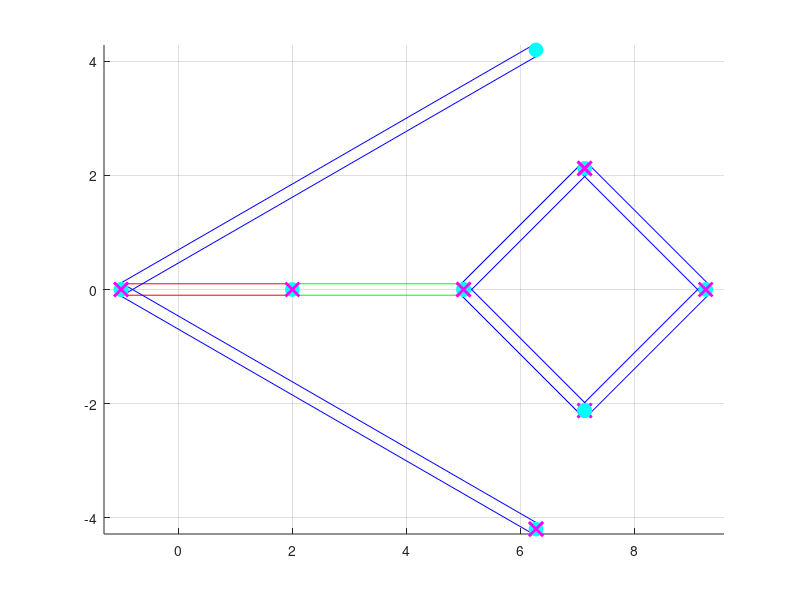

Source code (MATLAB): (Note: this script raises an error after producing the figure.)
function linkages(scene)
if nargin < 1
    scene = 4;
end

% Set up the scene here.
% Note that links don't have to be placed exactly. The first call to
% solveLinkage() will automatically snap the links so that all the
% constraints are satisfied.
linkages = [];
pins = [];
particles = [];
switch scene
    case 0
        % Crank-rocker with a fixed range
        % Bottom link
        links(1).angle = 0; % rotation from the positive x-axis
        links(1).pos = [-1;0]; % position of the center of rotation
        links(1).verts = [0,-0.1;2,-0.1;2,0.1;0,0.1]'; % display vertices
        % Left link
        links(2).angle = pi/2;
        links(2).pos = [-1;0];
        links(2).verts = [0,-0.1;1,-0.1;1,0.1;0,0.1]';
        % Right link
        links(3).angle = pi/2;
        links(3).pos = [1;0];
        links(3).verts = [0,-0.1;2,-0.1;2,0.1;0,0.1]';
        % Top link
        links(4).angle = 0;
        links(4).pos = [-1;1];
        links(4).verts = [0,-0.1;3,-0.1;3,0.1;0,0.1]';
        
        % Which link is grounded? - 1
        grounded = 1;
        % Which link is the driver? - 2
        % Note: the driver must be attached (with a pin) to the ground.
        driver = 2;
        
        % Bottom-left
        pins(1).links = [1,2]; % link between link 1 and 2
        pins(1).pts = [0,0;0,0]'; % transposed! link 1 (0, 0) connects with link 2 (0, 0)
        % Bottom-right
        pins(2).links = [1,3];
        pins(2).pts = [2,0;0,0]';
        % Left-top
        pins(3).links = [2,4];
        pins(3).pts = [1,0;0,0]';
        % Right-top
        pins(4).links = [3,4];
        pins(4).pts = [1+rand(1),0;2,0]'; % pin location on link3 is randomized
        
        % List of tracer particles for display. Used to draw the track of
        % the links
        particles(1).link = 4; % which link?
        particles(1).pt = [0.5;0.1]; % tracer particle point in local coords
        particles(1).ptsWorld = zeros(2,0); % transformed points, initially empty
        
        particles(2).link = 4;
        particles(2).pt = [2.5;-0.1];
        particles(2).ptsWorld = zeros(2,0);
        
        isCounterClockwise = 1;
        
        % Angle range 
        angStart = -pi/2;
        angEnd = pi/2;
        % driver angular velocity
        angVel = 2*pi;
    case 1
        % Drag-link mech
        % Bottom link
        links(1).angle = 0; % rotation from the positive x-axis
        links(1).pos = [-1;0]; % position of the center of rotation
        links(1).verts = [0,-0.1;0.4,-0.1;0.4,0.1;0,0.1]'; % display vertices
        % Left link
        links(2).angle = pi;
        links(2).pos = [-1;0];
        links(2).verts = [0,-0.1;1,-0.1;1,0.1;0,0.1]';
        % Right link
        links(3).angle = pi/2;
        links(3).pos = [1;0];
        links(3).verts = [0,-0.1;1.2,-0.1;1.2,0.1;0,0.1]';
        % Top link
        links(4).angle = 0;
        links(4).pos = [-1;1];
        links(4).verts = [0,-0.1;1.4,-0.1;1.4,0.1;0,0.1]';
        
        % Which link is grounded? - 1
        grounded = 1;
        % Which link is the driver? - 2
        % Note: the driver must be attached (with a pin) to the ground.
        driver = 2;
        
        % Bottom-left
        pins(1).links = [1,2]; % link between link 1 and 2
        pins(1).pts = [0,0;0,0]'; % transposed! link 1 (0, 0) connects with link 2 (0, 0)
        % Bottom-right
        pins(2).links = [1,3];
        pins(2).pts = [0.4,0;0,0]';
        % Left-top
        pins(3).links = [2,4];
        pins(3).pts = [1,0;0,0]';
        % Right-top
        pins(4).links = [3,4];
        pins(4).pts = [1.2,0;1.4,0]'; 
        
        % List of tracer particles for display. Used to draw the track of
        % the links
        particles(1).link = 4; % which link?
        particles(1).pt = [1.4;0.1]; % tracer particle point in local coords
        particles(1).ptsWorld = zeros(2,0); % transformed points, initially empty
        
        particles(2).link = 4;
        particles(2).pt = [0;0.1];
        particles(2).ptsWorld = zeros(2,0);
        
        isCounterClockwise = 1;
        
        % Angle range 
        angStart = intmin;
        angEnd = intmax;
        % driver angular velocity
        angVel = 2*pi;
    case 2
        % Double-rocker
        % Bottom link
        links(1).angle = 0; % rotation from the positive x-axis
        links(1).pos = [-1;0]; % position of the center of rotation
        links(1).verts = [0,-0.1;1,-0.1;1,0.1;0,0.1]'; % display vertices
        % Left link
        links(2).angle = pi/4;
        links(2).pos = [-1;0];
        links(2).verts = [0,-0.1;3,-0.1;3,0.1;0,0.1]';
        % Right link
        links(3).angle = pi/3;
        links(3).pos = [1;0];
        links(3).verts = [0,-0.1;2.5,-0.1;2.5,0.1;0,0.1]';
        % Top link
        links(4).angle = 0;
        links(4).pos = [-1;1];
        links(4).verts = [0,-0.1;1,-0.1;1,0.1;0,0.1]';
        
        % Which link is grounded? - 1
        grounded = 1;
        % Which link is the driver? - 2
        % Note: the driver must be attached (with a pin) to the ground.
        driver = 2;
        
        % Bottom-left
        pins(1).links = [1,2]; % link between link 1 and 2
        pins(1).pts = [0,0;0,0]'; % transposed! link 1 (0, 0) connects with link 2 (0, 0)
        % Bottom-right
        pins(2).links = [1,3];
        pins(2).pts = [1,0;0,0]';
        % Left-top
        pins(3).links = [2,4];
        pins(3).pts = [3,0;0,0]';
        % Right-top
        pins(4).links = [3,4];
        pins(4).pts = [2.5,0;1,0]'; 
        
        % List of tracer particles for display. Used to draw the track of
        % the links
        particles(1).link = 3; % which link?
        particles(1).pt = [2.5;0.1]; % tracer particle point in local coords
        particles(1).ptsWorld = zeros(2,0); % transformed points, initially empty
        
        particles(2).link = 2;
        particles(2).pt = [3;0.1];
        particles(2).ptsWorld = zeros(2,0);
        
        isCounterClockwise = 1;
        
        % Angle range 
        angStart = pi/4;
        angEnd = pi/2;
        % driver angular velocity
        angVel = 2*pi;
    case 3
        % Hoekens
        % Bottom link
        links(1).angle = 0; % rotation from the positive x-axis
        links(1).pos = [-1;0]; % position of the center of rotation
        links(1).verts = [0,-0.1;2,-0.1;2,0.1;0,0.1]'; % display vertices
        % Left link
        links(2).angle = pi/2;
        links(2).pos = [-1;0];
        links(2).verts = [0,-0.1;1,-0.1;1,0.1;0,0.1]';
        % Right link
        links(3).angle = pi/3;
        links(3).pos = [1;0];
        links(3).verts = [0,-0.1;2.5,-0.1;2.5,0.1;0,0.1]';
        % Top link
        links(4).angle = 0;
        links(4).pos = [-1;1];
        links(4).verts = [0,-0.1;5,-0.1;5,0.1;0,0.1]';
        
        % Which link is grounded? - 1
        grounded = 1;
        % Which link is the driver? - 2
        % Note: the driver must be attached (with a pin) to the ground.
        driver = 2;
        
        % Bottom-left
        pins(1).links = [1,2]; % link between link 1 and 2
        pins(1).pts = [0,0;0,0]'; % transposed! link 1 (0, 0) connects with link 2 (0, 0)
        % Bottom-right
        pins(2).links = [1,3];
        pins(2).pts = [2,0;0,0]';
        % Left-top
        pins(3).links = [2,4];
        pins(3).pts = [1,0;0,0]';
        % Right-top
        pins(4).links = [3,4];
        pins(4).pts = [2.5,0;2.5,0]'; 
        
        % List of tracer particles for display. Used to draw the track of
        % the links
        particles(1).link = 2; % which link?
        particles(1).pt = [1;0.1]; % tracer particle point in local coords
        particles(1).ptsWorld = zeros(2,0); % transformed points, initially empty
        
        particles(2).link = 4;
        particles(2).pt = [5;0];
        particles(2).ptsWorld = zeros(2,0);
        
        isCounterClockwise = 1;
        
        % Angle range 
        angStart = intmin;
        angEnd = intmax;
        % driver angular velocity
        angVel = 2*pi;
    case 4
        % Peaucellier-Lipkin
        % Bottom ground link
        links(1).angle = 0; % rotation from the positive x-axis
        links(1).pos = [-1;0]; % position of the center of rotation
        links(1).verts = [0,-0.1;3,-0.1;3,0.1;0,0.1]'; % display vertices
        % drive link
        links(2).angle = 0;
        links(2).pos = [2;0];
        links(2).verts = [0,-0.1;3,-0.1;3,0.1;0,0.1]';
        

        % Lower left link
        links(3).angle = -pi/4;
        links(3).pos = [5;0];
        links(3).verts = [0,-0.1;3,-0.1;3,0.1;0,0.1]';
        % Lower right link
        links(4).angle = pi/4;
        links(4).pos = [5+3/sqrt(2);-3/sqrt(2)];
        links(4).verts = [0,-0.1;3,-0.1;3,0.1;0,0.1]';
        % Upper left link
        links(5).angle = pi/4;
        links(5).pos = [5;0];
        links(5).verts = [0,-0.1;3,-0.1;3,0.1;0,0.1]';
        % Upper right link
        links(6).angle = 7/4*pi;
        links(6).pos = [5+3/sqrt(2);3/sqrt(2)];
        links(6).verts = [0,-0.1;3,-0.1;3,0.1;0,0.1]';
       
        % Upper Support link
        links(7).angle = pi/6;
        links(7).pos = [-1;0];
        sup_length = sqrt((3+3+3/sqrt(2))^2 + (3/sqrt(2))^2);
        links(7).verts = [0,-0.1;sup_length,-0.1;sup_length,0.1;0,0.1]';
        % Lower Support link
         links(8).angle = -pi/6
         links(8).pos = [-1;0];
         links(8).verts = [0,-0.1;sup_length,-0.1;sup_length,0.1;0,0.1]';
        
        
        % Which link is grounded? - 1
        grounded = 1;
        % Which link is the driver? - 2
        % Note: the driver must be attached (with a pin) to the ground.
        driver = 2;
        
        % 1-2
        pins(1).links = [1,2]; % link between link 1 and 2
        pins(1).pts = [3,0;0,0]'; % transposed! link 1 (0, 0) connects with link 2 (0, 0)
        % 1-7
        pins(2).links = [1,7];
        pins(2).pts = [0,0;0,0]';
        % 1-8
        pins(3).links = [1,8];
        pins(3).pts = [0,0;0,0]';
         % 2-3
        pins(4).links = [2,3];
        pins(4).pts = [3,0;0,0]';
         % 2-5
        pins(5).links = [2,5];
        pins(5).pts = [3,0;0,0]';
         % 3-4
        pins(6).links = [3,4];
        pins(6).pts = [3,0;0,0]';
         % 3-8
        pins(7).links = [3,8];
        pins(7).pts = [3,0;sup_length,0]';
         % 5-6
        pins(8).links = [5,6];
        pins(8).pts = [3,0;0,0]';
         % 6-4
        pins(9).links = [6,4];
        pins(9).pts = [3,0;3,0]';
         % 7-5
        pins(10).links = [7,5];
        pins(10).pts = [sup_length,0;3,0]';
         % 8-3
        pins(11).links = [8,3];
        pins(11).pts = [sup_length,0;3,0]';
         % 4-8
        pins(12).links = [4,8];
        pins(12).pts = [0,0;sup_length,0]';
        
        % List of tracer particles for display. Used to draw the track of
        % the links
        particles(1).link = 6; % which link?
        particles(1).pt = [3;0]; % tracer particle point in local coords
        particles(1).ptsWorld = zeros(2,0); % transformed points, initially empty
        
        particles(2).link = 2;
        particles(2).pt = [3;0];
        particles(2).ptsWorld = zeros(2,0);
        
        isCounterClockwise = 1;
        
        % Angle range 
        angStart = -pi/4;
        angEnd = pi/4;
        % driver angular velocity
        angVel = 2*pi;
    case 5
        % Klann
        % Ground link
        links(1).angle = 0; % rotation from the positive x-axis
        links(1).pos = [27.690;31.092]; % position of the center of rotation
        links(1).verts = [0,0;0,-11.387;13.705,-4.451]'; % display vertices
        % Driver link
        links(2).angle = pi;
        links(2).pos = [41.395;26.641];
        links(2).verts = [0,-0.1;5.500,-0.1;5.500,0.1;0,0.1]';
        % Middle triangle
        links(3).angle = 0;
        links(3).pos = [36.033;25.415];
        links(3).verts = [0,0;-25.154,-3.497;-14.532,-3.326]';
        % Lower link
        links(4).angle = pi;
        links(4).pos = [27.690;19.705];
        links(4).verts = [0,-0.1;6.63,-0.1;6.63,0.1;0,0.1]';
        % Upper link
        links(5).angle = pi;
        links(5).pos = [27.690;31.092];
        links(5).verts = [0,-0.1;8.45,-0.1;8.45,0.1;0,0.1]';
        % Left triangle
        links(6).angle = 0;
        links(6).pos = [19.432;32.923];
        links(6).verts = [0,0;-8.55,-11.005;-19.432,-32.923]';
        
        % Which link is grounded? - 1
        grounded = 1;
        % Which link is the driver? - 2
        % Note: the driver must be attached (with a pin) to the ground.
        driver = 2;
        
        % 1-2
        pins(1).links = [1,2]; 
        pins(1).pts = [13.705,-4.451;0,0]';
        % 2-3
        pins(2).links = [2,3]; 
        pins(2).pts = [5.5,0;0,0]';
        % 4-3
        pins(3).links = [4,3]; 
        pins(3).pts = [6.63,0;-14.532,-3.326]';
        % 1-5
        pins(4).links = [1,5]; 
        pins(4).pts = [0,0;0,0]';
        % 5-6
        pins(5).links = [5,6]; 
        pins(5).pts = [8.45,0;0,0]';
        % 3-6
        pins(6).links = [3,6]; 
        pins(6).pts = [-25.154,-3.497;-8.55,-11.005]';
        % 1-4
        pins(7).links = [1,4]; 
        pins(7).pts = [0,-11.387;0,0]';
        
        % List of tracer particles for display. Used to draw the track of
        % the links
        particles(1).link = 2; % which link?
        particles(1).pt = [5.5;0]; % tracer particle point in local coords
        particles(1).ptsWorld = zeros(2,0); % transformed points, initially empty
       
        particles(2).link = 6; % which link?
        particles(2).pt = [-19.432;-32.923]; % tracer particle point in local coords
        particles(2).ptsWorld = zeros(2,0); % transformed points, initially empty
       
        isCounterClockwise = -1;
        
        % Angle range 
        angStart = intmin;
        angEnd = intmax;
        % driver angular velocity
        angVel = 2*pi;
        
    case 10
        % Extra credit for scissor mechanism
        % Ground link
       
end

% Initialize
for i = 1 : length(links)
    links(i).grounded = (i == grounded);
    links(i).driver = (i == driver);
    % These target quantities are only used for grounded and driver links
    links(i).angleTarget = links(i).angle;
    links(i).posTarget = links(i).pos;
end
drawScene(links,pins,particles,true);

% lsqnonlin options
if verLessThan('matlab','8.1')
    opt = optimset(...
        'Jacobian','on',... % off for scissors
        'DerivativeCheck','off',...
        'Display','off'); % final-detailed iter-detailed off
else
    opt = optimoptions('lsqnonlin',...
        'Jacobian','on',...
        'DerivativeCheck','off',...
        'Display','off'); % final-detailed iter-detailed off
end

% Simulation loop
t = 0; % current time
T = 1; % final time
dt = 0.01; % time step
while t < T
    % Procedurally set the driver angle.
    % Right now, the target angle is being linearly increased, but you may
    % want to do something else.
    links(driver).angleTarget = links(driver).angleTarget + dt*angVel*isCounterClockwise;
    if links(driver).angleTarget <= angStart & isCounterClockwise == -1
        isCounterClockwise = 1;
    elseif links(driver).angleTarget >= angEnd & isCounterClockwise == 1
        isCounterClockwise = -1;
    end
    % Solve for linkage orientations and positions
    [links,feasible] = solveLinkage(links,pins,opt); % for extra credit?
    % Update particle positions
    particles = updateParticles(links,particles);
    % Draw scene
    drawScene(links,pins,particles);
    % Quit if over-constrained
    if ~feasible
        break;
    end
    t = t + dt;
end


% 
% Simulation loop
% t = 0; % current time
% T = 1; % final time
% dt = 0.01; % time step
% angVel = 2*pi; % driver angular velocity
% while t < T
%     Procedurally set the driver angle.
%     Right now, the target angle is being linearly increased, but you may
%     want to do something else.
%     links(driver).angleTarget = links(driver).angleTarget + dt*angVel;
%     if links(driver).angleTarget == pi / 2
%         
%     Solve for linkage orientations and positions
%     [links,feasible] = solveLinkage(links,pins,opt); % for extra credit!!!!!!!!!!!!!!!!
%     Update particle positions
%     particles = updateParticles(links,particles);
%     Draw scene
%     drawScene(links,pins,particles);
%     Quit if over-constrained
%     if ~feasible
%         break;
%     end
%     t = t + dt;
% end
    

end

%%
function [R,dR] = rotationMatrix(angle) % return R and dR
c = cos(angle);
s = sin(angle);
% Rotation matrix
R = zeros(2);
R(1,1) = c;
R(1,2) = -s;
R(2,1) = s;
R(2,2) = c;
if nargout >= 2
    % Rotation matrix derivative
    dR = zeros(2);
    dR(1,1) = -s;
    dR(1,2) = -c;
    dR(2,1) = c;
    dR(2,2) = -s;
end
end

%%
function [links,feasible] = solveLinkage(links,pins,opt)
nlinks = length(links);
% Extract the current angles and positions into a vector
angPos0 = zeros(3*nlinks,1);
for i = 1 : nlinks
    link = links(i);
    ii = (i-1)*3+(1:3);
    angPos0(ii(1)) = link.angle;
    angPos0(ii(2:3)) = link.pos;
end
% Limits
lb = -inf(size(angPos0));
ub =  inf(size(angPos0));
% Solve for angles and positions
[angPos,r2] = lsqnonlin(@(angPos)objFun(angPos,links,pins),angPos0,lb,ub,opt);
% If the mechanism is feasible, then the residual should be zero
feasible = true;
if r2 > 1e-6 % it cannot be larger than 1. Maybe a slightly larger value is enough
    fprintf('Mechanism is over constrained!\n');
    feasible = false;
end
% Extract the angles and positions from the values in the vector
for i = 1 : length(links)
    ii = (i-1)*3+(1:3);
    links(i).angle = angPos(ii(1));
    links(i).pos = angPos(ii(2:3));
end
end

%% needed for scissors.
function [f,J] = objFun(angPos,links,pins)
nlinks = length(links);
npins = length(pins);
% Temporarily change angles and positions of the links. These changes will
% be undone when exiting this function.
for i = 1 : nlinks
    ii = (i-1)*3+(1:3);
    links(i).angle = angPos(ii(1));
    links(i).pos = angPos(ii(2:3));
end

% Evaluate constraints
ndof = 3*nlinks;
ncon = 3 + 3 + 2*npins; % 3 for ground, 3 for driver, 2*npins for pins
f = zeros(ncon,1);
J = zeros(ncon,ndof);
k = 0;
% Some angles and positions are fixed
for i = 1 : nlinks
    link = links(i);
    if link.grounded || link.driver
        % Grounded and driver links have their angles and positions
        % prescribed.
        f(k+1,    1) = link.angle - link.angleTarget;
        f(k+(2:3),1) = link.pos - link.posTarget;
        % The Jacobian of this constraint is the identity matrix
        J(k+(1:3),k+(1:3)) = eye(3);
        k = k + 3;
    end
end
% Pin constraints
for i = 1 : npins
    pin = pins(i);
    rows = k+(1:2); % row index of this pin constraint
    indLinkA = pin.links(1); % array index of link A
    indLinkB = pin.links(2); % array index of link B
    linkA = links(indLinkA);
    linkB = links(indLinkB);
    [Ra,dRa] = rotationMatrix(linkA.angle);
    [Rb,dRb] = rotationMatrix(linkB.angle);
    % Local positions
    ra = pin.pts(:,1);
    rb = pin.pts(:,2);
    % World positions
    xa = Ra * ra + linkA.pos;
    xb = Rb * rb + linkB.pos;
    p = xa(1:2) - xb(1:2);
    f(rows,1) = p;
    % Column indices for the angles and positions of links A and B
    colAngA = (indLinkA-1)*3 + 1;
    colPosA = (indLinkA-1)*3 + (2:3);
    colAngB = (indLinkB-1)*3 + 1;
    colPosB = (indLinkB-1)*3 + (2:3);
    % The Jacobian of this constraint is the partial derivative of f wrt
    % the angles and positions of the two links.
    J(rows,colAngA) = dRa * ra;
    J(rows,colPosA) = eye(2);
    J(rows,colAngB) = -dRb * rb;
    J(rows,colPosB) = -eye(2);
    k = k + 2;
end
end

%%
function particles = updateParticles(links,particles)
% Transform particle position from local to world
for i = 1 : length(particles)
    particle = particles(i);
    link = links(particle.link);
    R = rotationMatrix(link.angle);
    x = R * particle.pt + link.pos;
    % Append world position to the array (grows indefinitely)
    particles(i).ptsWorld(:,end+1) = x;
end
end

%%
function drawScene(links,pins,particles,initialize)
if nargin < 4
    initialize = false;
end
if initialize
    clf;
else
    cla;
end
hold on;
grid on;
% Draw links
for i = 1 : length(links)
    link = links(i);
    R = rotationMatrix(link.angle);
    % Draw frame
    p = link.pos; % frame origin
    s = 0.1; % frame display size
    px = p + s*R(:,1); % frame x-axis
    py = p + s*R(:,2); % frame y-axis
    plot([p(1),px(1)],[p(2),px(2)],'r','LineWidth',3);
    plot([p(1),py(1)],[p(2),py(2)],'g','LineWidth',3);
    % Draw link geometry
    if link.grounded
        color = [1 0 0];
    elseif link.driver
        color = [0 1 0];
    else
        color = [0 0 1];
    end
    E = [R,link.pos;0,0,1]; % transformation matrix
    vertsLocal = [link.verts;ones(1,size(link.verts,2))];
    vertsWorld = E * vertsLocal;
    plot(vertsWorld(1,[1:end,1]),vertsWorld(2,[1:end,1]),'Color',color);
end
% Draw pins
for i = 1 : length(pins)
    pin = pins(i);
    linkA = links(pin.links(1));
    linkB = links(pin.links(2));
    Ra = rotationMatrix(linkA.angle);
    Rb = rotationMatrix(linkB.angle);
    xa = Ra * pin.pts(:,1) + linkA.pos;
    xb = Rb * pin.pts(:,2) + linkB.pos;
    plot(xa(1),xa(2),'co','MarkerSize',10,'MarkerFaceColor','c');
    plot(xb(1),xb(2),'mx','MarkerSize',10,'LineWidth',2);
end
% Draw particles
for i = 1 : length(particles)
    particle = particles(i);
    if ~isempty(particle.ptsWorld)
        plot(particle.ptsWorld(1,:),particle.ptsWorld(2,:),'k');
        plot(particle.ptsWorld(1,end),particle.ptsWorld(2,end),'ko');
    end
end
axis equal;
drawnow;
end
